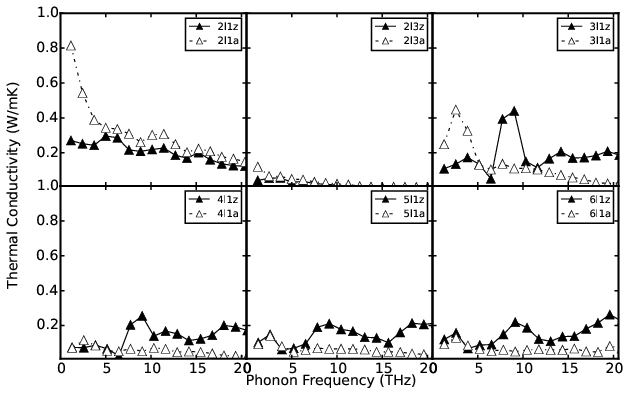

Here is the Python script that generated this plot:
# -*- coding: utf-8 -*-
# @Author: YangZhou
# @Date:   2017-06-16 18:34:55
# @Last Modified by:   YangZhou
# @Last Modified time: 2017-11-22 11:31:23


from aces.graph import fig, setLegend, pl
import numpy as np
from aces.algorithm.kpoints import filter_along_direction as fad
from aces.io.shengbte import get_qpoints_full as gqf, get_tau, get_omega
from aces.f import binmeanx
markers = ['^', 's', "8"]
colors = "k,r,b,g,purple".split(',')
import matplotlib
matplotlib.rcParams['ytick.minor.width'] = 1.5
matplotlib.rcParams['ytick.minor.size'] = 3
with fig('tc_freq.eps'):
    fi, axes = pl.subplots(2, 3, sharex=True, sharey=True, figsize=(10, 6))
    for j in range(2):
        if j == 0:
            vs = "2l1,2lhex,3l1".split(',')
        if j == 1:
            vs = "4l1,5l1,6l1".split(',')
        for i, v in enumerate(vs):
            for s in ['z', 'a']:
                ax = axes[j, i]
                dir = "%s/0/SHENG" % v
                if v == "2l1":
                    dir = "2l1/0/sheng.1"
                kappa = np.loadtxt(
                    dir + '/T300K/BTE.cumulative_kappaVsOmega_tensor')
                df = kappa[2, 0] - kappa[0, 0]
                p = np.arange(len(kappa) - 2)
                mfc = [colors[0], 'w'][s == 'a']
                ls = ['-', '-.'][s == 'a']
                v1 = v
                if v1 == '2lhex':
                    v1 = '2l3'
                if s == "z":
                    ax.plot(
                        kappa[p, 0],
                        (kappa[p + 2, 1] - kappa[p, 1]) / df,
                        label=v1 + s, ls=ls,
                        marker=markers[0],
                        markersize=9,
                        markeredgecolor=colors[0],
                        markerfacecolor=mfc,
                        color=colors[0])
                else:
                    ax.plot(
                        kappa[p, 0],
                        (kappa[p + 2, 5] - kappa[p, 5]) / df,
                        label=v1 + s, ls=ls,
                        marker=markers[0],
                        markersize=9,
                        markeredgecolor=colors[0],
                        markerfacecolor=mfc,
                        color=colors[0])

                ax.set_xlim([0.01, 20.55])
                ax.set_ylim([0.01, 1])
                # ax.set_yticks([])
                setLegend(ax, fontsize=10)
    fi.text(0.5, 0.04, 'Phonon Frequency (THz)', ha='center')
    fi.text(
        0.05,
        0.5,
        'Thermal Conductivity (W/mK)',
        va='center',
        rotation='vertical')
    fi.subplots_adjust(
        left=None, bottom=None, right=None, top=None, wspace=0, hspace=0)
